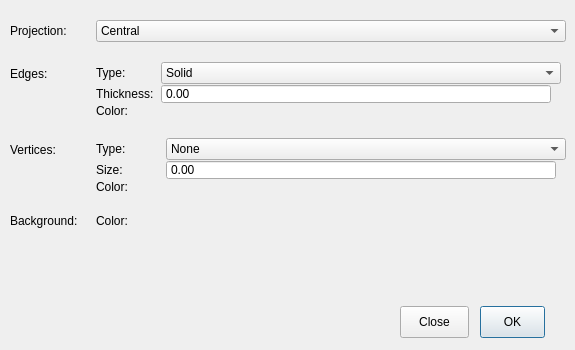
<?xml version="1.0" encoding="UTF-8"?>
<ui version="4.0">
 <class>PreferencesWidget</class>
 <widget class="QWidget" name="PreferencesWidget">
  <property name="geometry">
   <rect>
    <x>0</x>
    <y>0</y>
    <width>575</width>
    <height>350</height>
   </rect>
  </property>
  <property name="minimumSize">
   <size>
    <width>575</width>
    <height>350</height>
   </size>
  </property>
  <property name="maximumSize">
   <size>
    <width>575</width>
    <height>350</height>
   </size>
  </property>
  <property name="windowTitle">
   <string>Form</string>
  </property>
  <property name="styleSheet">
   <string notr="true">QSpinBox {
	border-radius: 5px;
	border: 0.5px solid lightgray;
	margin-left: 2px;
	padding-left: 5px;
}</string>
  </property>
  <widget class="QPushButton" name="ok_button">
   <property name="geometry">
    <rect>
     <x>480</x>
     <y>306</y>
     <width>65</width>
     <height>32</height>
    </rect>
   </property>
   <property name="text">
    <string>OK</string>
   </property>
   <property name="default">
    <bool>true</bool>
   </property>
  </widget>
  <widget class="QPushButton" name="close_button">
   <property name="geometry">
    <rect>
     <x>400</x>
     <y>306</y>
     <width>69</width>
     <height>32</height>
    </rect>
   </property>
   <property name="text">
    <string>Close</string>
   </property>
  </widget>
  <widget class="QWidget" name="formLayoutWidget_4">
   <property name="geometry">
    <rect>
     <x>10</x>
     <y>20</y>
     <width>556</width>
     <height>283</height>
    </rect>
   </property>
   <layout class="QFormLayout" name="formLayout_4">
    <property name="verticalSpacing">
     <number>20</number>
    </property>
    <item row="0" column="0">
     <widget class="QLabel" name="projection_label">
      <property name="sizePolicy">
       <sizepolicy hsizetype="Fixed" vsizetype="Preferred">
        <horstretch>0</horstretch>
        <verstretch>0</verstretch>
       </sizepolicy>
      </property>
      <property name="minimumSize">
       <size>
        <width>80</width>
        <height>0</height>
       </size>
      </property>
      <property name="text">
       <string>Projection:</string>
      </property>
     </widget>
    </item>
    <item row="0" column="1">
     <widget class="QComboBox" name="projection_combobox">
      <property name="sizePolicy">
       <sizepolicy hsizetype="Expanding" vsizetype="Fixed">
        <horstretch>0</horstretch>
        <verstretch>0</verstretch>
       </sizepolicy>
      </property>
      <property name="minimumSize">
       <size>
        <width>470</width>
        <height>0</height>
       </size>
      </property>
      <property name="maximumSize">
       <size>
        <width>470</width>
        <height>16777215</height>
       </size>
      </property>
      <item>
       <property name="text">
        <string>Central</string>
       </property>
      </item>
      <item>
       <property name="text">
        <string>Parallel</string>
       </property>
      </item>
     </widget>
    </item>
    <item row="1" column="0">
     <widget class="QLabel" name="edges_label">
      <property name="sizePolicy">
       <sizepolicy hsizetype="Fixed" vsizetype="Preferred">
        <horstretch>0</horstretch>
        <verstretch>0</verstretch>
       </sizepolicy>
      </property>
      <property name="minimumSize">
       <size>
        <width>80</width>
        <height>0</height>
       </size>
      </property>
      <property name="text">
       <string>Edges:</string>
      </property>
     </widget>
    </item>
    <item row="1" column="1">
     <layout class="QFormLayout" name="edges_layout">
      <property name="labelAlignment">
       <set>Qt::AlignLeading|Qt::AlignLeft|Qt::AlignVCenter</set>
      </property>
      <property name="formAlignment">
       <set>Qt::AlignLeading|Qt::AlignLeft|Qt::AlignVCenter</set>
      </property>
      <property name="horizontalSpacing">
       <number>5</number>
      </property>
      <property name="verticalSpacing">
       <number>-1</number>
      </property>
      <item row="0" column="0">
       <widget class="QLabel" name="edges_type_label">
        <property name="sizePolicy">
         <sizepolicy hsizetype="Fixed" vsizetype="Preferred">
          <horstretch>0</horstretch>
          <verstretch>0</verstretch>
         </sizepolicy>
        </property>
        <property name="minimumSize">
         <size>
          <width>60</width>
          <height>0</height>
         </size>
        </property>
        <property name="text">
         <string>Type:</string>
        </property>
       </widget>
      </item>
      <item row="1" column="0">
       <widget class="QLabel" name="edges_thickness_label">
        <property name="sizePolicy">
         <sizepolicy hsizetype="Fixed" vsizetype="Preferred">
          <horstretch>0</horstretch>
          <verstretch>0</verstretch>
         </sizepolicy>
        </property>
        <property name="minimumSize">
         <size>
          <width>60</width>
          <height>0</height>
         </size>
        </property>
        <property name="text">
         <string>Thickness:</string>
        </property>
       </widget>
      </item>
      <item row="2" column="0">
       <widget class="QLabel" name="edges_color_label">
        <property name="sizePolicy">
         <sizepolicy hsizetype="Fixed" vsizetype="Preferred">
          <horstretch>0</horstretch>
          <verstretch>0</verstretch>
         </sizepolicy>
        </property>
        <property name="minimumSize">
         <size>
          <width>60</width>
          <height>0</height>
         </size>
        </property>
        <property name="text">
         <string>Color:</string>
        </property>
       </widget>
      </item>
      <item row="0" column="1">
       <widget class="QComboBox" name="edges_type">
        <property name="sizePolicy">
         <sizepolicy hsizetype="Expanding" vsizetype="Fixed">
          <horstretch>0</horstretch>
          <verstretch>0</verstretch>
         </sizepolicy>
        </property>
        <property name="minimumSize">
         <size>
          <width>400</width>
          <height>0</height>
         </size>
        </property>
        <property name="maximumSize">
         <size>
          <width>400</width>
          <height>16777215</height>
         </size>
        </property>
        <item>
         <property name="text">
          <string>Solid</string>
         </property>
        </item>
        <item>
         <property name="text">
          <string>Dashed</string>
         </property>
        </item>
       </widget>
      </item>
      <item row="1" column="1">
       <widget class="QDoubleSpinBox" name="edges_thickness">
        <property name="sizePolicy">
         <sizepolicy hsizetype="Fixed" vsizetype="Fixed">
          <horstretch>0</horstretch>
          <verstretch>0</verstretch>
         </sizepolicy>
        </property>
        <property name="minimumSize">
         <size>
          <width>390</width>
          <height>20</height>
         </size>
        </property>
        <property name="maximumSize">
         <size>
          <width>390</width>
          <height>20</height>
         </size>
        </property>
        <property name="focusPolicy">
         <enum>Qt::WheelFocus</enum>
        </property>
        <property name="buttonSymbols">
         <enum>QAbstractSpinBox::NoButtons</enum>
        </property>
       </widget>
      </item>
     </layout>
    </item>
    <item row="2" column="0">
     <widget class="QLabel" name="vertices_label">
      <property name="sizePolicy">
       <sizepolicy hsizetype="Fixed" vsizetype="Preferred">
        <horstretch>0</horstretch>
        <verstretch>0</verstretch>
       </sizepolicy>
      </property>
      <property name="minimumSize">
       <size>
        <width>80</width>
        <height>0</height>
       </size>
      </property>
      <property name="text">
       <string>Vertices:</string>
      </property>
     </widget>
    </item>
    <item row="2" column="1">
     <layout class="QFormLayout" name="vertex_layout">
      <property name="labelAlignment">
       <set>Qt::AlignLeading|Qt::AlignLeft|Qt::AlignVCenter</set>
      </property>
      <property name="formAlignment">
       <set>Qt::AlignLeading|Qt::AlignLeft|Qt::AlignVCenter</set>
      </property>
      <property name="horizontalSpacing">
       <number>10</number>
      </property>
      <item row="0" column="0">
       <widget class="QLabel" name="vertices_type_label">
        <property name="sizePolicy">
         <sizepolicy hsizetype="Fixed" vsizetype="Preferred">
          <horstretch>0</horstretch>
          <verstretch>0</verstretch>
         </sizepolicy>
        </property>
        <property name="minimumSize">
         <size>
          <width>60</width>
          <height>0</height>
         </size>
        </property>
        <property name="text">
         <string>Type:</string>
        </property>
       </widget>
      </item>
      <item row="1" column="0">
       <widget class="QLabel" name="vertices_size_label">
        <property name="sizePolicy">
         <sizepolicy hsizetype="Fixed" vsizetype="Preferred">
          <horstretch>0</horstretch>
          <verstretch>0</verstretch>
         </sizepolicy>
        </property>
        <property name="minimumSize">
         <size>
          <width>60</width>
          <height>0</height>
         </size>
        </property>
        <property name="text">
         <string>Size:</string>
        </property>
       </widget>
      </item>
      <item row="2" column="0">
       <widget class="QLabel" name="vertices_color_label">
        <property name="sizePolicy">
         <sizepolicy hsizetype="Fixed" vsizetype="Preferred">
          <horstretch>0</horstretch>
          <verstretch>0</verstretch>
         </sizepolicy>
        </property>
        <property name="minimumSize">
         <size>
          <width>60</width>
          <height>0</height>
         </size>
        </property>
        <property name="text">
         <string>Color:</string>
        </property>
       </widget>
      </item>
      <item row="0" column="1">
       <widget class="QComboBox" name="vertices_type">
        <property name="sizePolicy">
         <sizepolicy hsizetype="Expanding" vsizetype="Fixed">
          <horstretch>0</horstretch>
          <verstretch>0</verstretch>
         </sizepolicy>
        </property>
        <property name="minimumSize">
         <size>
          <width>400</width>
          <height>0</height>
         </size>
        </property>
        <property name="maximumSize">
         <size>
          <width>400</width>
          <height>16777215</height>
         </size>
        </property>
        <item>
         <property name="text">
          <string>None</string>
         </property>
        </item>
        <item>
         <property name="text">
          <string>Circle</string>
         </property>
        </item>
        <item>
         <property name="text">
          <string>Square</string>
         </property>
        </item>
       </widget>
      </item>
      <item row="1" column="1">
       <widget class="QDoubleSpinBox" name="vertices_size">
        <property name="sizePolicy">
         <sizepolicy hsizetype="Fixed" vsizetype="Fixed">
          <horstretch>0</horstretch>
          <verstretch>0</verstretch>
         </sizepolicy>
        </property>
        <property name="minimumSize">
         <size>
          <width>390</width>
          <height>20</height>
         </size>
        </property>
        <property name="maximumSize">
         <size>
          <width>390</width>
          <height>20</height>
         </size>
        </property>
        <property name="buttonSymbols">
         <enum>QAbstractSpinBox::NoButtons</enum>
        </property>
       </widget>
      </item>
     </layout>
    </item>
    <item row="3" column="0">
     <widget class="QLabel" name="background_label">
      <property name="sizePolicy">
       <sizepolicy hsizetype="Fixed" vsizetype="Preferred">
        <horstretch>0</horstretch>
        <verstretch>0</verstretch>
       </sizepolicy>
      </property>
      <property name="minimumSize">
       <size>
        <width>80</width>
        <height>0</height>
       </size>
      </property>
      <property name="text">
       <string>Background:</string>
      </property>
     </widget>
    </item>
    <item row="3" column="1">
     <layout class="QFormLayout" name="background_layout">
      <property name="labelAlignment">
       <set>Qt::AlignLeading|Qt::AlignLeft|Qt::AlignVCenter</set>
      </property>
      <property name="formAlignment">
       <set>Qt::AlignLeading|Qt::AlignLeft|Qt::AlignVCenter</set>
      </property>
      <property name="horizontalSpacing">
       <number>10</number>
      </property>
      <item row="0" column="0">
       <widget class="QLabel" name="background_color_label">
        <property name="sizePolicy">
         <sizepolicy hsizetype="Fixed" vsizetype="Preferred">
          <horstretch>0</horstretch>
          <verstretch>0</verstretch>
         </sizepolicy>
        </property>
        <property name="minimumSize">
         <size>
          <width>60</width>
          <height>0</height>
         </size>
        </property>
        <property name="text">
         <string>Color:</string>
        </property>
       </widget>
      </item>
     </layout>
    </item>
   </layout>
  </widget>
 </widget>
 <resources/>
 <connections/>
</ui>
